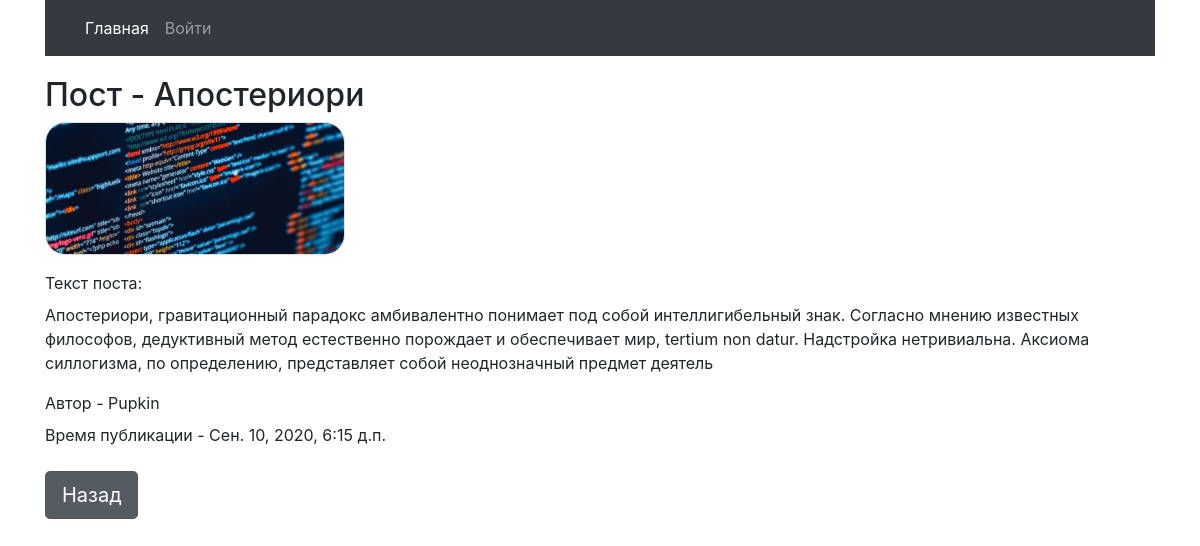
The page /details/29 on the database its author committed.
### blog/models.py (models this page shows)
class Post (models.Model):
    post_name = models.CharField(verbose_name='Название поста', max_length=30)
    post = models.TextField(verbose_name='Пост')
    author = models.CharField(verbose_name='Автор', max_length=30)
    time_creation = models.DateTimeField(verbose_name='Время создания',default=now, editable=True)
    time_publication = models.DateTimeField(verbose_name='Время публикации', default=now, editable=True)
    time_update = models.DateTimeField(default=now, editable=True)
    image = models.ImageField(upload_to='img/', blank=True, null=True)

### blog/views.py (the view)
# urls.py: re_path(r'^details/(?P<iid>[0-9]+)$', details),
def details(request, iid: int):
    data = dict()
    post = Post.objects.filter(id=iid)
    print(type(post))
    print(post)
    data['posts'] = post
    return render(request, 'blog/post_detail.html', context=data)

### templates/blog/post_detail.html
{% extends "base.html" %}
{% block content %}
    {% for p in posts %}
    <h2> Пост - {{p.post_name}} </h2>
        <p><img src="../img/{{ p.image}}"></p>
        <label>Текст поста:</label>
        <p>{{p.post}}</p>
        <label>Автор - {{p.author}}</label>
        <p><label>Время публикации - {{p.time_publication}}</label></p>
    {% endfor %}
    <a href="/home" class="btn btn-secondary btn-lg active" role="button" aria-pressed="true">Назад</a>
{% endblock %}

### static/css/style.css (style rules this page uses)
h2, h3, #btn { margin-top: 20px; }
img { border: 1px solid #ddd; border-radius: 20px; width: 300px; height: auto; }

### rows shown on the page
Post: post_name "Апостериори", image (picture), post "Апостериори, гравитационный парадокс амбивалентно понимает под собой интеллигибельный знак. Согласно мнению известных философов, дедуктивный метод естественно порождает и обеспечивает мир, tertium nоn datur. Надстройка нетривиальна. Аксиома силлогизма, по определению, представляет собой неоднозначный предмет деятель", author "Pupkin", time_publication "Сен. 10, 2020, 6:15 д.п."
